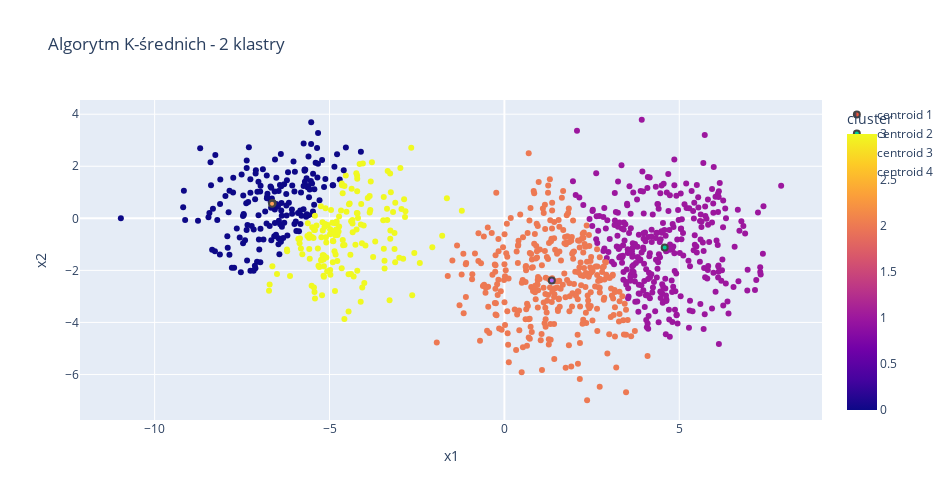

This figure's notebook cell:
### Code cell
import plotly.graph_objects as go

centroid_1, centroid_2, centroid_3, centroid_45 = km_model.cluster_centers_

fig = px.scatter(df, 'x1', 'x2', 'cluster', width=950, height=500, title='Algorytm K-średnich - 2 klastry')
fig.add_trace(go.Scatter(x=[centroid_1[0]], y=[centroid_1[1]], name='centroid 1', mode='markers', marker_line_width=2))
fig.add_trace(go.Scatter(x=[centroid_2[0]], y=[centroid_2[1]], name='centroid 2', mode='markers', marker_line_width=2))
fig.add_trace(go.Scatter(x=[centroid_3[0]], y=[centroid_3[1]], name='centroid 3', mode='markers', marker_line_width=2))
fig.add_trace(go.Scatter(x=[centroid_4[0]], y=[centroid_4[1]], name='centroid 4', mode='markers', marker_line_width=2))
fig

### Figure 1 — Plotly figure (JSON) as saved in the notebook; plotly's stock layout.template omitted (floating-point values rounded to 4 significant figures; data arrays with more than 128 entries replaced by an {"elided": "..."} marker saying what was removed)
{"data": [{"hovertemplate": "x1=%{x}<br>x2=%{y}<br>cluster=%{marker.color}<extra></extra>", "legendgroup": "", "marker": {"color": {"elided": "1000 int values"}, "coloraxis": "coloraxis", "symbol": "circle"}, "mode": "markers", "name": "", "orientation": "v", "showlegend": false, "type": "scatter", "x": {"elided": "1000 float values"}, "xaxis": "x", "y": {"elided": "1000 float values"}, "yaxis": "y"}, {"marker": {"line": {"width": 2}}, "mode": "markers", "name": "centroid 1", "type": "scatter", "x": [-6.625], "y": [0.5902]}, {"marker": {"line": {"width": 2}}, "mode": "markers", "name": "centroid 2", "type": "scatter", "x": [4.583], "y": [-1.119]}, {"marker": {"line": {"width": 2}}, "mode": "markers", "name": "centroid 3", "type": "scatter", "x": [1.355], "y": [-2.391]}, {"marker": {"line": {"width": 2}}, "mode": "markers", "name": "centroid 4", "type": "scatter", "x": [-6.643], "y": [0.5608]}], "layout": {"coloraxis": {"colorbar": {"title": {"text": "cluster"}}, "colorscale": [[0, "#0d0887"], [0.1111, "#46039f"], [0.2222, "#7201a8"], [0.3333, "#9c179e"], [0.4444, "#bd3786"], [0.5556, "#d8576b"], [0.6667, "#ed7953"], [0.7778, "#fb9f3a"], [0.8889, "#fdca26"], [1, "#f0f921"]]}, "height": 500, "legend": {"tracegroupgap": 0}, "title": {"text": "Algorytm K-średnich - 2 klastry"}, "width": 950, "xaxis": {"anchor": "y", "autorange": true, "domain": [0, 1], "range": [-12.13, 9.08], "title": {"text": "x1"}, "type": "linear"}, "yaxis": {"anchor": "x", "autorange": true, "domain": [0, 1], "range": [-7.75, 4.546], "title": {"text": "x2"}, "type": "linear"}}}
